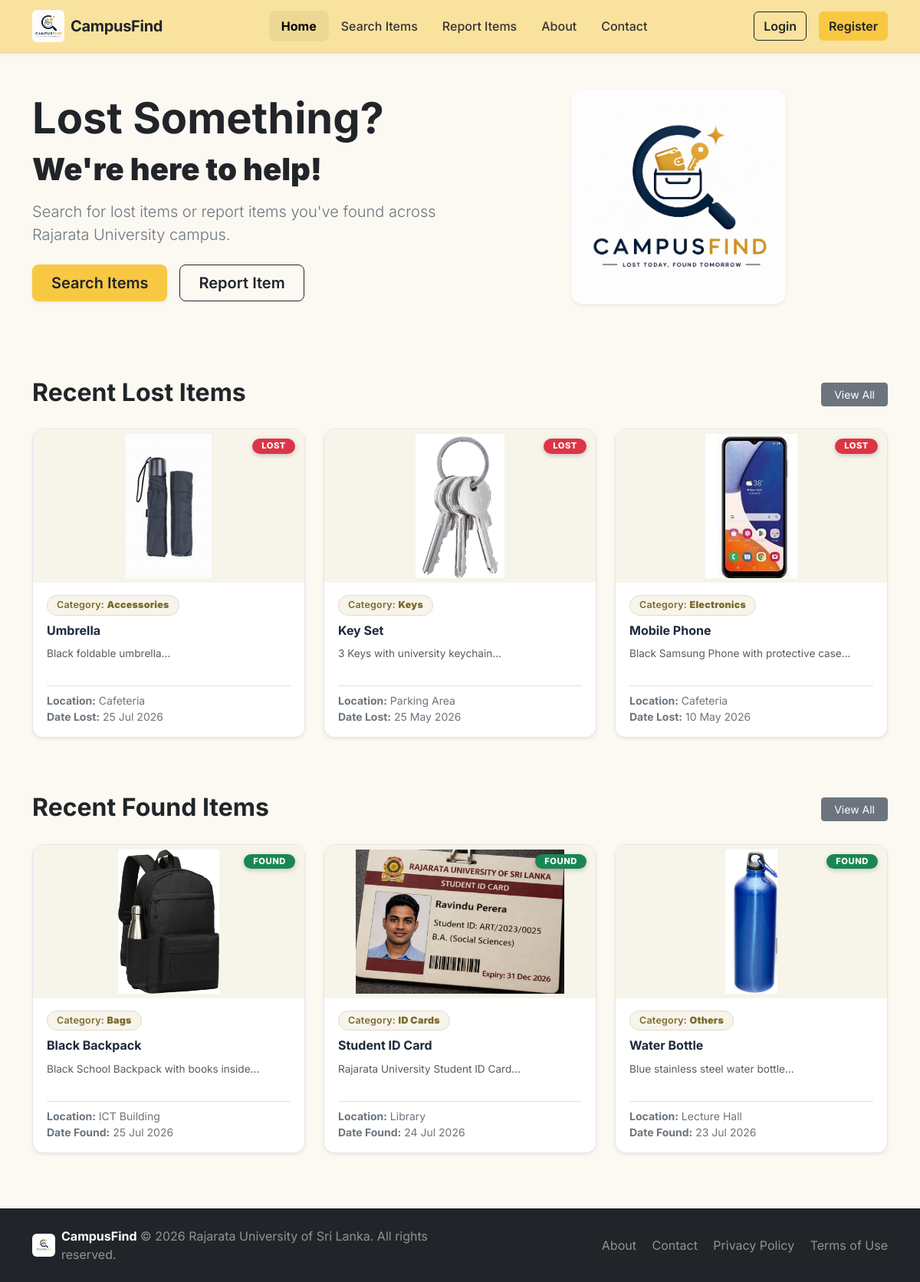
The page / on the database its author committed.
### tables this page shows
CREATE TABLE IF NOT EXISTS `items` (
    `item_id` INT AUTO_INCREMENT PRIMARY KEY,
    `user_id` INT DEFAULT NULL,
    `report_type` ENUM('lost', 'found') NOT NULL,
    `item_name` VARCHAR(150) NOT NULL,
    `category` VARCHAR(50) NOT NULL,
    `description` TEXT NOT NULL,
    `location` VARCHAR(100) NOT NULL,
    `event_date` DATE NOT NULL,
    `event_time` TIME DEFAULT NULL,
    `image_path` VARCHAR(255) DEFAULT 'default_item.png',
    `contact_email` VARCHAR(150) NOT NULL,
    `status` ENUM('active', 'claimed', 'resolved') DEFAULT 'active',
    `created_at` TIMESTAMP DEFAULT CURRENT_TIMESTAMP,
    CONSTRAINT `fk_items_user` FOREIGN KEY (`user_id`) REFERENCES `users` (`user_id`) ON DELETE SET NULL
);

### config/db.php (called while the page is built, shortened)
<?php
function isLoggedIn() {
    return isset($_SESSION['user_id']) && !empty($_SESSION['user_id']);
}

### index.php (the view, shortened to what this page needs)
<?php
require_once __DIR__ . '/includes/header.php';
$lostStmt = $pdo->prepare("SELECT * FROM items WHERE report_type = 'lost' AND status = 'active' ORDER BY event_date DESC, item_id DESC LIMIT 3");
$lostStmt->execute();
$recentLost = $lostStmt->fetchAll();
$foundStmt = $pdo->prepare("SELECT * FROM items WHERE report_type = 'found' AND status = 'active' ORDER BY event_date DESC, item_id DESC LIMIT 3");
$foundStmt->execute();
$recentFound = $foundStmt->fetchAll();
function resolveItemImage(array $item): ?string
{
    $ignored = ['logo.png', 'default_item.png'];
    $filename = !empty($item['image_path']) ? basename($item['image_path']) : '';
    if (file_exists(__DIR__ . '/image/' . $filename) && !is_dir(__DIR__ . '/image/' . $filename)) {
        return 'image/' . htmlspecialchars($filename);
    }
    return null;
}
function formatEventDate(?string $date): string
{
    $timestamp = strtotime($date);
    return $timestamp !== false ? date('d M Y', $timestamp) : 'Date unknown';
}
function renderItemCard(array $item, string $type): void
{
    $imgSrc     = resolveItemImage($item);
    $badgeClass = $type === 'lost' ? 'bg-danger' : 'bg-success';
    $badgeLabel = $type === 'lost' ? 'Lost' : 'Found';
    $dateLabel  = $type === 'lost' ? 'Date Lost' : 'Date Found';
    ?>
    <div class="col-md-4">
        <div class="card item-card shadow-sm h-100">
            <div class="item-img-container">
                <?php if ($imgSrc !== null): ?>
                    <img src="<?= $imgSrc ?>" alt="<?= htmlspecialchars($item['item_name']) ?>">
                <?php endif; ?>
                <span class="badge <?= $badgeClass ?> item-type-badge"><?= $badgeLabel ?></span>
            </div>
            <div class="card-body d-flex flex-column">
                <span class="category-border-box align-self-start">Category: <strong><?= htmlspecialchars($item['category']) ?></strong></span>
                <h5 class="card-title fw-bold text-truncate"><?= htmlspecialchars($item['item_name']) ?></h5>
                <p class="card-text text-muted small flex-grow-1"><?= htmlspecialchars(substr($item['description'], 0, 90)) ?>...</p>
                <div class="border-top pt-2 mt-2 small text-secondary">
                    <div><strong>Location:</strong> <?= htmlspecialchars($item['location']) ?></div>
                    <div><strong><?= $dateLabel ?>:</strong> <?= formatEventDate($item['event_date']) ?></div>
                </div>
            </div>
        </div>
    </div>
    <?php
}
?>
<section class="hero py-5">
    <div class="container">
        <div class="row align-items-center gy-4">
            <div class="col-lg-6">
                <h1 class="display-4 fw-bold text-dark mb-2">Lost Something?</h1>
                <h2 class="display-6 fw-semibold mb-3"><b>We're here to help!</b></h2>
                <p class="lead text-secondary mb-4">
                    Search for lost items or report items you've found across Rajarata University campus.
                </p>
                <div class="d-flex flex-wrap gap-3">
                    <a href="search.php" class="btn btn-warning btn-lg px-4 fw-semibold shadow-sm">
                        Search Items
                    </a>
                    <a href="report.php" class="btn btn-outline-dark btn-lg px-4 fw-semibold">
                        Report Item
                    </a>
                </div>
            </div>
            <div class="col-lg-6 text-center">
                <?php if (file_exists(__DIR__ . '/image/logo.png')): ?>
                    <img src="image/logo.png" class="img-fluid rounded-4 shadow-sm" alt="CampusFind Logo" style="max-height: 280px; object-fit: contain;">
                <?php endif; ?>
            </div>
        </div>
    </div>
</section>
<section class="container py-5">
    <div class="d-flex justify-content-between align-items-center mb-4">
        <div>
            <h2 class="fw-bold mb-1">Recent Lost Items</h2>
        </div>
        <a href="search.php?type=lost" class="btn btn-secondary btn-sm px-3">View All</a>
    </div>
    <div class="row g-4">
        <?php if (!empty($recentLost)): ?>
            <?php foreach ($recentLost as $item): ?>
                <?php renderItemCard($item, 'lost'); ?>
            <?php endforeach; ?>
        <?php else: ?>
            <div class="col-12 text-center py-4 text-muted">
                No active lost items reported yet.
            </div>
        <?php endif; ?>
    </div>
</section>
<section class="container py-4 mb-5">
    <div class="d-flex justify-content-between align-items-center mb-4">
        <div>
            <h2 class="fw-bold mb-1">Recent Found Items</h2>
        </div>
        <a href="search.php?type=found" class="btn btn-secondary btn-sm px-3">View All</a>
    </div>
    <div class="row g-4">
        <?php if (!empty($recentFound)): ?>
            <?php foreach ($recentFound as $item): ?>
                <?php renderItemCard($item, 'found'); ?>
            <?php endforeach; ?>
        <?php else: ?>
            <div class="col-12 text-center py-4 text-muted">
                No active found items reported yet.
            </div>
        <?php endif; ?>
    </div>
</section>
<?php require_once __DIR__ . '/includes/footer.php'; ?>

### includes/header.php (shortened to what this page needs)
<?php
require_once __DIR__ . '/../config/db.php';
$currentPage = basename($_SERVER['PHP_SELF']);
$user = currentUser();
?>
<!DOCTYPE html>
<html lang="en">
<head>
    <link href="https://cdn.jsdelivr.net/npm/bootstrap@5.3.3/dist/css/bootstrap.min.css" rel="stylesheet">
    <link rel="stylesheet" href="https://cdn.jsdelivr.net/npm/bootstrap-icons@1.11.3/font/bootstrap-icons.min.css">
    <link rel="stylesheet" href="css/style.css">
</head>
<body>
<nav class="navbar navbar-expand-lg shadow-sm sticky-top campus-navbar">
    <div class="container">
        <a class="navbar-brand d-flex align-items-center" href="index.php">
            <img src="image/logo.png" alt="CampusFind Logo" width="42" height="42" class="me-2 rounded-2" style="object-fit: contain;">
            <span class="fw-bold tracking-tight text-dark">CampusFind</span>
        </a>
        <div class="collapse navbar-collapse" id="navbarNav">
            <ul class="navbar-nav mx-auto mb-2 mb-lg-0">
                <li class="nav-item">
                    <a class="nav-link <?= ($currentPage === 'index.php') ? 'active' : '' ?>" href="index.php">Home</a>
                </li>
                <li class="nav-item">
                    <a class="nav-link <?= ($currentPage === 'search.php') ? 'active' : '' ?>" href="search.php">Search Items</a>
                </li>
                <li class="nav-item">
                    <a class="nav-link <?= ($currentPage === 'report.php') ? 'active' : '' ?>" href="report.php">Report Items</a>
                </li>
                <li class="nav-item">
                    <a class="nav-link <?= ($currentPage === 'about.php') ? 'active' : '' ?>" href="about.php">About</a>
                </li>
                <li class="nav-item">
                    <a class="nav-link <?= ($currentPage === 'contact.php') ? 'active' : '' ?>" href="contact.php">Contact</a>
                </li>
            </ul>
            <div class="d-flex align-items-center gap-2">
                <?php if (isLoggedIn()): ?>
                    <div class="dropdown">
                        <button class="btn btn-secondary dropdown-toggle" type="button" id="userMenuBtn" data-bs-toggle="dropdown" aria-expanded="false">
                            👤 User Account
                        </button>
                        <ul class="dropdown-menu dropdown-menu-end shadow border-0" aria-labelledby="userMenuBtn">
                            <li class="px-3 py-2 border-bottom bg-light">
                                <span class="fw-bold d-block text-dark text-truncate" style="max-width: 200px;"><?= htmlspecialchars($user['name']) ?></span>
                                <small class="text-muted text-truncate d-block" style="max-width: 200px;"><?= htmlspecialchars($user['email']) ?></small>
                            </li>
                            <li><a class="dropdown-item py-2" href="profile.php"><i class="bi bi-person me-2"></i>My Profile</a></li>
                            <li><a class="dropdown-item py-2" href="myitems.php"><i class="bi bi-box-seam me-2"></i>My Items</a></li>
                            <li><a class="dropdown-item py-2" href="settings.php"><i class="bi bi-gear me-2"></i>Settings</a></li>
                            <?php if (isAdmin()): ?>
                                <li><hr class="dropdown-divider my-1"></li>
                                <li><a class="dropdown-item py-2 text-danger fw-bold" href="admin.php"><i class="bi bi-shield-lock me-2"></i>Admin Dashboard</a></li>
                            <?php endif; ?>
                            <li><hr class="dropdown-divider my-1"></li>
                            <li><a class="dropdown-item py-2 text-danger fw-semibold" href="logout.php"><i class="bi bi-box-arrow-right me-2"></i>Logout</a></li>
                        </ul>
                    </div>
                <?php else: ?>
                    <a href="login.php" class="btn btn-outline-dark me-2">Login</a>
                    <a href="register.php" class="btn btn-warning fw-semibold">Register</a>
                <?php endif; ?>
            </div>
        </div>
    </div>
</nav>

### includes/footer.php (shortened to what this page needs)
<footer class="bg-dark text-white-50 py-4 mt-auto">
    <div class="container text-center text-md-start">
        <div class="row align-items-center">
            <div class="col-md-6 mb-3 mb-md-0 d-flex align-items-center justify-content-center justify-content-md-start">
                <img src="image/logo.png" alt="CampusFind Logo" width="30" height="30" class="me-2 rounded bg-white p-1" style="object-fit: contain;">
                <span><strong class="text-white">CampusFind</strong> &copy; <?= date('Y') ?> Rajarata University of Sri Lanka. All rights reserved.</span>
            </div>
            <div class="col-md-6 text-md-end">
                <a href="about.php" class="text-white-50 text-decoration-none me-3">About</a>
                <a href="contact.php" class="text-white-50 text-decoration-none me-3">Contact</a>
                <a href="#" class="text-white-50 text-decoration-none me-3">Privacy Policy</a>
                <a href="#" class="text-white-50 text-decoration-none">Terms of Use</a>
            </div>
        </div>
    </div>
</footer>
</body>
</html>

### css/style.css (style rules this page uses)
:root { --primary-yellow: #f8c843; --primary-yellow-hover: #e5b42d; --warm-navbar-bg: #f9e29d; --warm-bg: #fcf9f2; --dark-text: #212529; --card-border: #e2e8f0; --card-radius: 14px; --transition-fast: 0.2s ease; --shadow-sm: 0 2px 8px rgba(0, 0, 0, 0.06); --shadow-hover: 0 12px 32px rgba(0, 0, 0, 0.12); }
body { font-family: 'Inter', -apple-system, BlinkMacSystemFont, "Segoe UI", Roboto, Arial, sans-serif; background-color: var(--warm-bg); color: var(--dark-text); min-height: 100vh; display: flex; flex-direction: column; }
.campus-navbar { background-color: var(--warm-navbar-bg) !important; border-bottom: 1px solid rgba(0, 0, 0, 0.08); backdrop-filter: blur(8px); }
.campus-navbar .navbar-brand { font-weight: 800; color: #212529; letter-spacing: -0.3px; }
.campus-navbar .nav-link { color: #333333 !important; font-weight: 500; padding: 8px 16px !important; border-radius: 8px; transition: all var(--transition-fast); }
.campus-navbar .nav-link:hover, .campus-navbar .nav-link.active { color: #000000 !important; font-weight: 700; background-color: rgba(0, 0, 0, 0.05); }
.btn-warning { background-color: var(--primary-yellow) !important; border-color: var(--primary-yellow) !important; color: #212529 !important; font-weight: 600; transition: all var(--transition-fast); }
.btn-outline-dark { border-color: #212529 !important; color: #212529 !important; font-weight: 600; transition: all var(--transition-fast); }
.btn-secondary { background-color: #6c757d !important; border-color: #6c757d !important; color: #ffffff !important; }
.hero { background-color: var(--warm-bg); padding: 60px 0; }
.item-card { background: #ffffff; border: 1px solid var(--card-border); border-radius: var(--card-radius); overflow: hidden; transition: transform var(--transition-fast), box-shadow var(--transition-fast); box-shadow: var(--shadow-sm); display: flex; flex-direction: column; height: 100%; }
.item-img-container { height: 200px; background-color: #f7f4ea; position: relative; display: flex; align-items: center; justify-content: center; overflow: hidden; flex-shrink: 0; }
.item-img-container img { width: 100%; height: 100%; object-fit: contain; padding: 6px; transition: transform 0.35s ease; }
.item-type-badge { position: absolute; top: 12px; right: 12px; padding: 4px 12px; border-radius: 20px; font-size: 0.7rem; font-weight: 800; text-transform: uppercase; letter-spacing: 0.05em; box-shadow: 0 2px 6px rgba(0, 0, 0, 0.2); }
.item-card .card-body { padding: 16px 18px; display: flex; flex-direction: column; flex: 1; gap: 6px; }
.category-border-box { border: 1px solid #e0dbcd; background-color: #f7f4ea; border-radius: 20px; padding: 3px 12px; font-size: 0.78rem; font-weight: 600; color: #7a6a2f; display: inline-block; align-self: flex-start; margin-bottom: 4px; letter-spacing: 0.02em; }
.item-card .card-title { font-size: 1rem; font-weight: 700; color: #1e293b; margin-bottom: 4px; white-space: nowrap; overflow: hidden; text-overflow: ellipsis; }
.item-card .card-text { font-size: 0.85rem; color: #64748b; display: -webkit-box; -webkit-line-clamp: 2; -webkit-box-orient: vertical; overflow: hidden; text-overflow: ellipsis; min-height: 2.5em; margin-bottom: 4px; flex-grow: 1; }
.item-card .border-top.pt-2 { margin-top: auto; }
footer { background-color: #212529 !important; margin-top: auto; }

### rows shown on the page
items: image_path (picture), badgeLabel "LOST", category "Accessories", item_name "Umbrella", description "Black foldable umbrella", location "Cafeteria", dateLabel "Date Lost", event_date "25 Jul 2026"
items: image_path (picture), badgeLabel "LOST", category "Keys", item_name "Key Set", description "3 Keys with university keychain", location "Parking Area", dateLabel "Date Lost", event_date "25 May 2026"
items: image_path (picture), badgeLabel "LOST", category "Electronics", item_name "Mobile Phone", description "Black Samsung Phone with protective case", location "Cafeteria", dateLabel "Date Lost", event_date "10 May 2026"
items: image_path (picture), badgeLabel "FOUND", category "Bags", item_name "Black Backpack", description "Black School Backpack with books inside", location "ICT Building", dateLabel "Date Found", event_date "25 Jul 2026"
items: image_path (picture), badgeLabel "FOUND", category "ID Cards", item_name "Student ID Card", description "Rajarata University Student ID Card", location "Library", dateLabel "Date Found", event_date "24 Jul 2026"
items: image_path (picture), badgeLabel "FOUND", category "Others", item_name "Water Bottle", description "Blue stainless steel water bottle", location "Lecture Hall", dateLabel "Date Found", event_date "23 Jul 2026"
